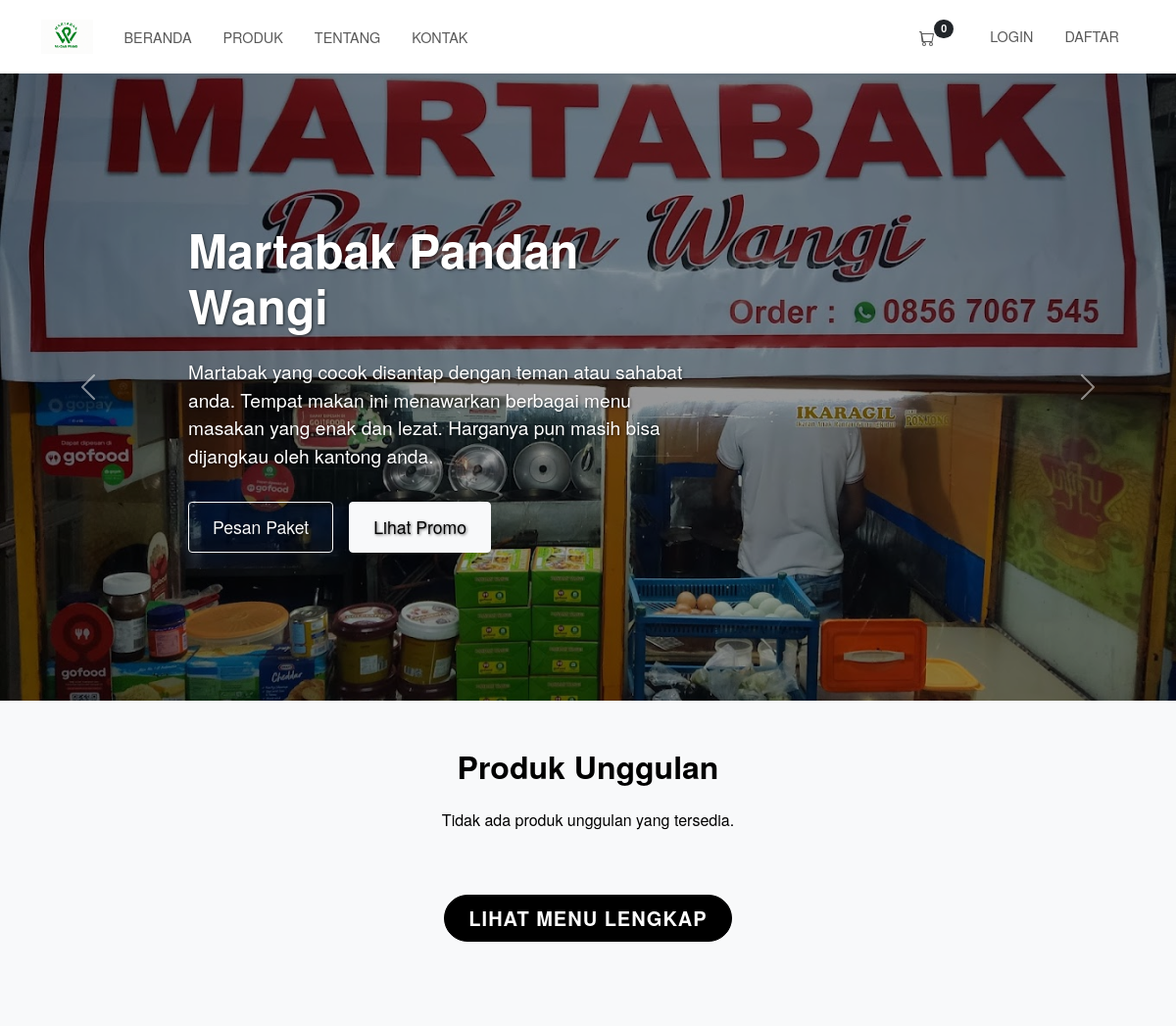
Before: / (upper part) with the older database file.
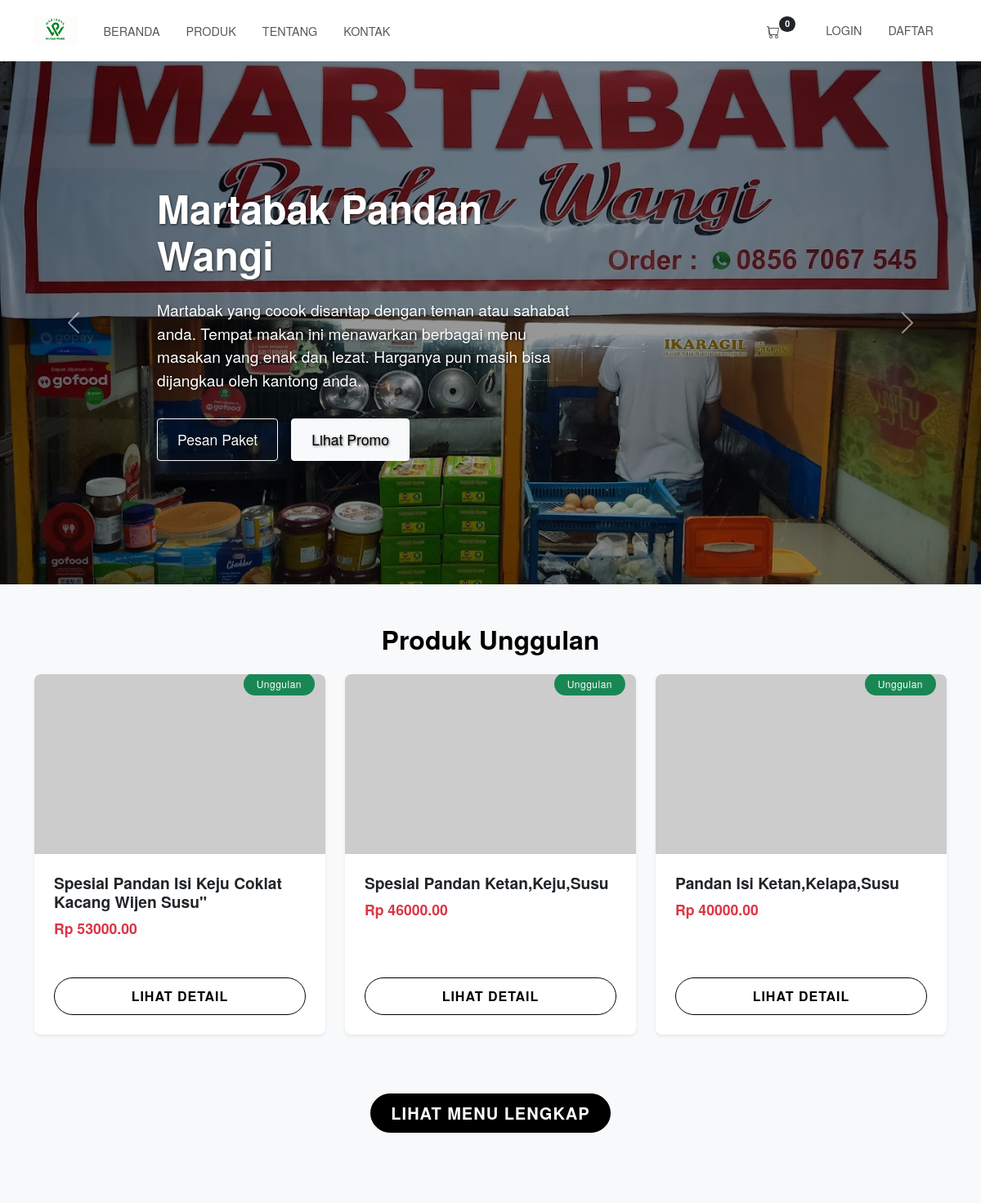
After: the same page with the newer database file.
### products/models.py (models this page shows, shortened)
class Product(models.Model):
    name = models.CharField(max_length=200)
    slug = models.SlugField(max_length=200, unique=True)
    description = models.TextField()
    price = models.DecimalField(max_digits=10, decimal_places=2)
    stock = models.PositiveIntegerField(default=0)
    image = models.ImageField(upload_to='products/')
    category = models.ForeignKey(Category, on_delete=models.CASCADE, related_name='products')
    created_at = models.DateTimeField(auto_now_add=True)
    updated_at = models.DateTimeField(auto_now=True)
    class Meta:
        ordering = ['-created_at']

### core/views.py (the view)
# urls.py: path('', views.home, name='home'),
def home(request):
    try:
        top_picks_category = Category.objects.get(name="Top Picks")
        featured_products = Product.objects.filter(category=top_picks_category)
    except Category.DoesNotExist:
        featured_products = Product.objects.none()
    context = {
        'featured_products': featured_products,
    }
    settings = Settings.get_settings()
    return render(request, 'core/home.html', {**context, 'settings': settings})

### core/models.py (called while the page is built)
    @classmethod
    def get_settings(cls):
        obj, created = cls.objects.get_or_create(pk=1)
        return obj

### templates/core/home.html (shortened to what this page needs)
{% extends 'core/base.html' %}
{% load static %}
{% block content %}
<section class="bg-black text-white">
<div class="martabak-carousel-wrapper">
    <div id="martabakCarousel" class="carousel slide" data-bs-ride="carousel">
      <div class="carousel-inner" id="martabak-carousel-inner">
      </div>
      <button class="carousel-control-prev" type="button" data-bs-target="#martabakCarousel" data-bs-slide="prev">
        <span class="carousel-control-prev-icon" aria-hidden="true"></span>
      </button>
      <button class="carousel-control-next" type="button" data-bs-target="#martabakCarousel" data-bs-slide="next">
        <span class="carousel-control-next-icon" aria-hidden="true"></span>
      </button>
    </div>
  </div>
</section>
<section class="py-5 bg-light">
    <div class="container">
        <h2 class="text-center mb-4 fw-bold">Produk Unggulan</h2>
        <div class="row g-4 justify-content-center">
            {% for product in featured_products %}
            <div class="col-md-4 mb-4">
                <div class="card product-card h-100 border-0 rounded-3 overflow-hidden shadow-sm hover-shadow">
                    <div class="position-relative">
                        <div style="height: 220px; overflow: hidden;">
                            <img src="{{ product.image.url }}" class="card-img-top" alt="{{ product.name }}"
                                style="object-fit: cover; height: 100%; width: 100%; transition: transform 0.3s ease;"
                                onerror="this.src='https://via.placeholder.com/300x200?text={{ product.name }}'"
                                onmouseover="this.style.transform='scale(1.05)'"
                                onmouseout="this.style.transform='scale(1)'">
                        </div>
                        <div class="position-absolute top-0 end-0 p-2">
                            <span class="badge bg-success rounded-pill px-3 py-2">Unggulan</span>
                        </div>
                    </div>
                    <div class="card-body d-flex flex-column p-4">
                        <h5 class="card-title fw-bold">{{ product.name }}</h5>
                        <p class="card-text price text-danger fw-bold mb-3">Rp {{ product.price }}</p>
                        <div class="mt-auto">
                            <a href="{% url 'product_detail' product.slug %}" class="btn btn-outline-dark w-100 rounded-pill">Lihat Detail</a>
                        </div>
                    </div>
                </div>
            </div>
            {% empty %}
            <div class="col-12 text-center">
                <p>Tidak ada produk unggulan yang tersedia.</p>
            </div>
            {% endfor %}
        </div>
        <div class="text-center mt-5">
            <a href="{% url 'product_list' %}" class="btn btn-dark btn-lg rounded-pill px-4 py-2">Lihat Menu Lengkap</a>
        </div>
    </div>
</section>
<section class="py-5 bg-light">
</section>
{% endblock %}

### templates/core/base.html (shortened to what this page needs)
{% load static %}
<!DOCTYPE html>
<html lang="id">
<head>
    <link href="https://cdn.jsdelivr.net/npm/bootstrap@5.3.0-alpha1/dist/css/bootstrap.min.css" rel="stylesheet">
    <link rel="stylesheet" href="https://cdnjs.cloudflare.com/ajax/libs/font-awesome/6.4.2/css/all.min.css">
    <link rel="stylesheet" href="{% static 'css/style.css' %}">
    <link rel="stylesheet" href="{% static 'css/carousel.css' %}">
    <link rel="stylesheet" href="{% static 'css/testimonial.css' %}">
</head>
<body>
    <nav class="navbar navbar-expand-lg navbar-light bg-white shadow-sm">
        <div class="container">
            <a class="navbar-brand fw-bold d-flex align-items-center" href="{% url 'home' %}">
                <img style="height: 35px; width: auto;" src="{% static 'images/logo.png' %}" alt="Logo">
            </a>
            <div class="collapse navbar-collapse" id="navbarNav">
                <ul class="navbar-nav me-auto">
                    <li class="nav-item">
                        <a class="nav-link" href="{% url 'home' %}">Beranda</a>
                    </li>
                    <li class="nav-item">
                        <a class="nav-link" href="{% url 'product_list' %}">Produk</a>
                    </li>
                    <li class="nav-item">
                        <a class="nav-link" href="{% url 'about' %}">Tentang</a>
                    </li>
                    <li class="nav-item">
                        <a class="nav-link" href="{% url 'contact' %}">Kontak</a>
                    </li>
                </ul>
                <ul class="navbar-nav ms-auto">
                    <li class="nav-item">
                        <a class="nav-link" href="{% url 'cart' %}">
                            <span id="cart-count" class="badge bg-dark rounded-pill">0</span>
                        </a>
                    </li>
                    {% if user.is_authenticated %}
                        {% if user.profile.is_seller %}
                        <li class="nav-item">
                            <a class="nav-link" href="{% url 'dashboard' %}">Dasbor</a>
                        </li>
                        {% else %}
                        <li class="nav-item">
                            <a class="nav-link" href="{% url 'my_orders' %}">Pesanan Saya</a>
                        </li>
                        {% endif %}
                        <li class="nav-item dropdown">
                            <a class="nav-link dropdown-toggle" href="#" id="navbarDropdown" role="button" data-bs-toggle="dropdown">
                                {{ user.username }}
                            </a>
                            <ul class="dropdown-menu dropdown-menu-end">
                                <li><a class="dropdown-item" href="{% url 'logout' %}">Logout</a></li>
                            </ul>
                        </li>
                    {% else %}
                        <li class="nav-item">
                            <a class="nav-link" href="{% url 'login' %}">Login</a>
                        </li>
                        <li class="nav-item">
                            <a class="nav-link" href="{% url 'register' %}">Daftar</a>
                        </li>
                    {% endif %}
                </ul>
            </div>
        </div>
    </nav>
    <main>
        {% block content %}{% endblock %}
    </main>
</body>
</html>

### static/css/style.css (style rules this page uses)
body { font-family: 'Helvetica Neue', Arial, sans-serif; color: #000; background-color: #fff; }
h1, h2, h3, h4, h5, h6 { font-weight: 700; }
.btn-dark { background-color: #000; border-color: #000; border-radius: 0; padding: 10px 20px; text-transform: uppercase; font-weight: 600; letter-spacing: 1px; transition: all 0.3s ease; }
.btn-outline-dark { color: #000; border-color: #000; border-radius: 0; padding: 10px 20px; text-transform: uppercase; font-weight: 600; letter-spacing: 1px; transition: all 0.3s ease; }
.navbar { padding: 15px 0; }
.navbar-brand { font-size: 1.5rem; letter-spacing: 2px; }
.nav-link { font-weight: 500; text-transform: uppercase; font-size: 0.9rem; padding: 0.5rem 1rem !important; }
.card { border-radius: 0; transition: all 0.3s ease; }
.card-img-top { border-radius: 0; }
.product-card { margin-bottom: 30px; transition: all 0.3s ease; }
.product-card .card-title { font-weight: 700; font-size: 1.2rem; }
.product-card .price { font-weight: 700; font-size: 1.1rem; }
.product-card .badge { font-weight: 500; letter-spacing: 0.5px; }
.badge { position: relative; top: -10px; left: -5px; }

### static/css/carousel.css (style rules this page uses)
#martabakCarousel { width: 100%; max-width: 100%; margin: 0; padding: 0; }
.martabak-carousel-wrapper { padding: 0; overflow-x: hidden; width: 100%; }

Changed rows visible on the page:
added Product: name "Spesial Pandan Isi Keju Coklat Kacang Wijen Susu\"", price "53000.00"
added Product: name "Spesial Pandan Ketan,Keju,Susu", price "46000.00"
added Product: name "Pandan Isi Ketan,Kelapa,Susu", price "40000.00"
Other visible differences:
text no longer shown: "Tidak ada produk unggulan yang tersedia."
